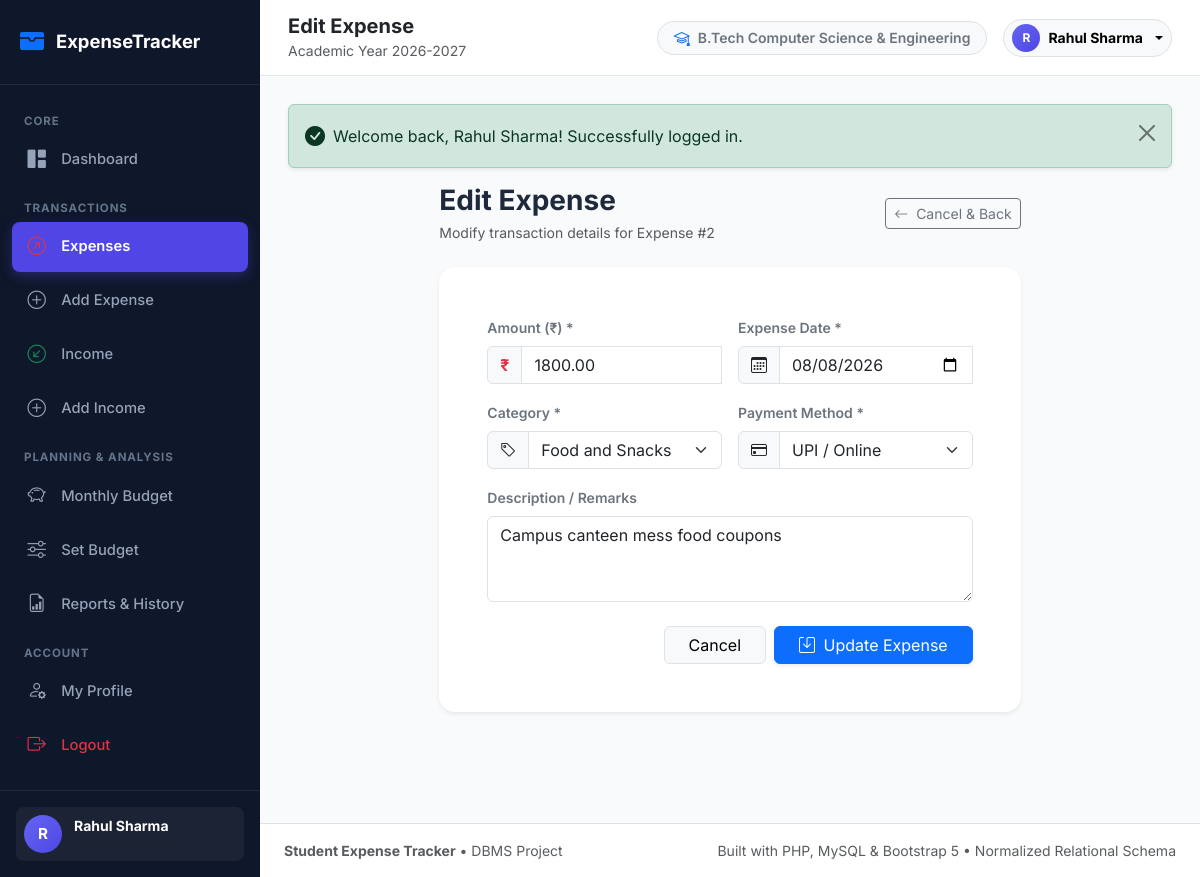
Screenshot of /expenses/edit.php?id=2 (signed in) with the database file from the repository.
### tables this page shows
CREATE TABLE `expenses` (
    `expense_id` INT AUTO_INCREMENT PRIMARY KEY,
    `student_id` INT NOT NULL,
    `category_id` INT NOT NULL,
    `amount` DECIMAL(10, 2) NOT NULL,
    `expense_date` DATE NOT NULL,
    `payment_method` ENUM('Cash', 'UPI / Online', 'Debit Card', 'Credit Card', 'Net Banking', 'Other') NOT NULL DEFAULT 'UPI / Online',
    `description` VARCHAR(255) DEFAULT NULL,
    `created_at` TIMESTAMP DEFAULT CURRENT_TIMESTAMP,
    
     
    CONSTRAINT `chk_expense_positive_amount` CHECK (`amount` > 0.00),
    
     
    CONSTRAINT `fk_expenses_student` 
        FOREIGN KEY (`student_id`) 
        REFERENCES `students` (`student_id`) 
        ON DELETE CASCADE 
        ON UPDATE CASCADE,
        
    CONSTRAINT `fk_expenses_category` 
        FOREIGN KEY (`category_id`) 
        REFERENCES `categories` (`category_id`) 
        ON DELETE RESTRICT 
        ON UPDATE CASCADE
);

CREATE TABLE `categories` (
    `category_id` INT AUTO_INCREMENT PRIMARY KEY,
    `category_name` VARCHAR(60) NOT NULL UNIQUE,
    `category_type` ENUM('expense', 'income') NOT NULL DEFAULT 'expense',
    `icon` VARCHAR(50) DEFAULT 'bi-tag' COMMENT 'Bootstrap icon identifier',
    `color` VARCHAR(25) DEFAULT '#4f46e5' COMMENT 'Hex color code for charts and badges',
    `created_at` TIMESTAMP DEFAULT CURRENT_TIMESTAMP
);

### expenses/edit.php (the view, shortened to what this page needs)
<?php
require_once __DIR__ . '/../includes/db.php';
require_once __DIR__ . '/../includes/functions.php';
$pdo = getDBConnection();
$studentId = current_student_id();
$expenseId = (int)($_GET['id'] ?? 0);
$stmt = $pdo->prepare("SELECT * FROM expenses WHERE expense_id = :id AND student_id = :sid LIMIT 1");
$stmt->execute([':id' => $expenseId, ':sid' => $studentId]);
$expense = $stmt->fetch();
$categories = get_categories($pdo, 'expense');
$formData = [
    'amount' => $expense['amount'],
    'expense_date' => $expense['expense_date'],
    'category_id' => $expense['category_id'],
    'payment_method' => $expense['payment_method'],
    'description' => $expense['description'] ?? ''
];
require_once __DIR__ . '/../includes/header.php';
?>
<div class="row justify-content-center">
    <div class="col-lg-8">
        <div class="d-flex align-items-center justify-content-between mb-4">
            <div>
                <h3 class="fw-bold mb-1">Edit Expense</h3>
                <p class="text-muted small mb-0">Modify transaction details for Expense #<?= $expenseId ?></p>
            </div>
            <a href="<?= $baseUrl ?>/expenses/view.php" class="btn btn-outline-secondary btn-sm">
                <i class="bi bi-arrow-left me-1"></i> Cancel &amp; Back
            </a>
        </div>
        <div class="card shadow-sm border-0 rounded-4">
            <div class="card-body p-4 p-md-5">
                <form action="<?= $baseUrl ?>/expenses/edit.php?id=<?= $expenseId ?>" method="POST" class="needs-validation" novalidate>
                    <div class="row g-3 mb-3">
                        <div class="col-md-6">
                            <label for="amount" class="form-label fw-semibold small text-secondary">Amount (₹) *</label>
                            <div class="input-group">
                                <span class="input-group-text bg-light text-danger fw-bold">₹</span>
                                <input type="number" step="0.01" min="0.01" class="form-control" id="amount" name="amount" value="<?= htmlspecialchars((string)$formData['amount']) ?>" required autofocus>
                            </div>
                        </div>
                        <div class="col-md-6">
                            <label for="expense_date" class="form-label fw-semibold small text-secondary">Expense Date *</label>
                            <div class="input-group">
                                <span class="input-group-text bg-light"><i class="bi bi-calendar3"></i></span>
                                <input type="date" class="form-control" id="expense_date" name="expense_date" value="<?= htmlspecialchars($formData['expense_date']) ?>" required>
                            </div>
                        </div>
                    </div>
                    <div class="row g-3 mb-3">
                        <div class="col-md-6">
                            <label for="category_id" class="form-label fw-semibold small text-secondary">Category *</label>
                            <div class="input-group">
                                <span class="input-group-text bg-light"><i class="bi bi-tag"></i></span>
                                <select class="form-select" id="category_id" name="category_id" required>
                                    <?php foreach ($categories as $cat): ?>
                                        <option value="<?= $cat['category_id'] ?>" <?= ((int)$formData['category_id'] === (int)$cat['category_id']) ? 'selected' : '' ?>>
                                            <?= htmlspecialchars($cat['category_name']) ?>
                                        </option>
                                    <?php endforeach; ?>
                                </select>
                            </div>
                        </div>
                        <div class="col-md-6">
                            <label for="payment_method" class="form-label fw-semibold small text-secondary">Payment Method *</label>
                            <div class="input-group">
                                <span class="input-group-text bg-light"><i class="bi bi-credit-card"></i></span>
                                <select class="form-select" id="payment_method" name="payment_method" required>
                                    <?php
                                    $methods = ['UPI / Online', 'Cash', 'Debit Card', 'Credit Card', 'Net Banking', 'Other'];
                                    foreach ($methods as $m): ?>
                                        <option value="<?= $m ?>" <?= ($formData['payment_method'] === $m) ? 'selected' : '' ?>><?= $m ?></option>
                                    <?php endforeach; ?>
                                </select>
                            </div>
                        </div>
                    </div>
                    <div class="mb-4">
                        <label for="description" class="form-label fw-semibold small text-secondary">Description / Remarks</label>
                        <textarea class="form-control" id="description" name="description" rows="3"><?= htmlspecialchars($formData['description']) ?></textarea>
                    </div>
                    <div class="d-flex justify-content-end gap-2">
                        <a href="<?= $baseUrl ?>/expenses/view.php" class="btn btn-light border px-4">Cancel</a>
                        <button type="submit" class="btn btn-primary px-4 shadow-sm">
                            <i class="bi bi-save me-1"></i> Update Expense
                        </button>
                    </div>
                </form>
            </div>
        </div>
    </div>
</div>
<?php require_once __DIR__ . '/../includes/footer.php'; ?>

### assets/css/style.css (style rules this page uses)
:root { --primary: #4f46e5; --primary-dark: #3730a3; --primary-light: #e0e7ff; --secondary: #64748b; --success: #10b981; --success-light: #d1fae5; --warning: #f59e0b; --warning-light: #fef3c7; --danger: #ef4444; --danger-light: #fee2e2; --info: #06b6d4; --info-light: #cffafe; --bg-main: #f8fafc; --card-bg: #ffffff; --text-primary: #1e293b; --text-secondary: #64748b; --border-color: #e2e8f0; --sidebar-width: 260px; --sidebar-bg: #0f172a; --sidebar-hover: #1e293b; --sidebar-text: #94a3b8; --sidebar-active: #4f46e5; }
body { font-family: 'Inter', -apple-system, BlinkMacSystemFont, 'Segoe UI', Roboto, Helvetica, Arial, sans-serif; background-color: var(--bg-main); color: var(--text-primary); overflow-x: hidden; min-height: 100vh; }
.card { background: #ffffff; border: 1px solid var(--border-color); border-radius: 0.85rem; box-shadow: 0 1px 3px rgba(0, 0, 0, 0.04), 0 1px 2px rgba(0, 0, 0, 0.02); transition: transform 0.2s ease, box-shadow 0.2s ease; }

### rows the page displays
expenses: amount "1800.00", expense_date "08/08/2026", category_id "Food and Snacks", payment_method "UPI / Online", description "Campus canteen mess food coupons"

### other values shown
substr($user['name'] ?? 'S', 0, 1) "R"
$user['name'] "Rahul Sharma"
$pageTitle "Edit Expense"
$currentUser['course'] "B.Tech Computer Science & Engineering"
substr($currentUser['name'] ?? 'S', 0, 1) "R"
$currentUser['name'] "Rahul Sharma"
$flash['message'] "Welcome back, Rahul Sharma! Successfully logged in."
$expenseId "2"
